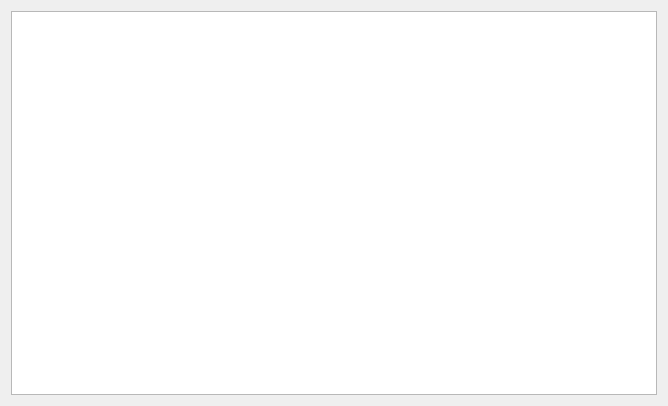
<?xml version="1.0" encoding="UTF-8"?>
<ui version="4.0">
 <class>SvRepositories</class>
 <widget class="QDialog" name="SvRepositories">
  <property name="geometry">
   <rect>
    <x>0</x>
    <y>0</y>
    <width>668</width>
    <height>406</height>
   </rect>
  </property>
  <property name="windowTitle">
   <string>Dialog</string>
  </property>
  <layout class="QVBoxLayout" name="verticalLayout">
   <item>
    <widget class="QTreeView" name="treeView">
     <property name="focusPolicy">
      <enum>Qt::WheelFocus</enum>
     </property>
     <property name="autoFillBackground">
      <bool>true</bool>
     </property>
     <property name="styleSheet">
      <string notr="true">gridline-color: rgb(70, 255, 70);</string>
     </property>
     <property name="midLineWidth">
      <number>1</number>
     </property>
     <property name="allColumnsShowFocus">
      <bool>true</bool>
     </property>
    </widget>
   </item>
  </layout>
 </widget>
 <resources/>
 <connections/>
</ui>
